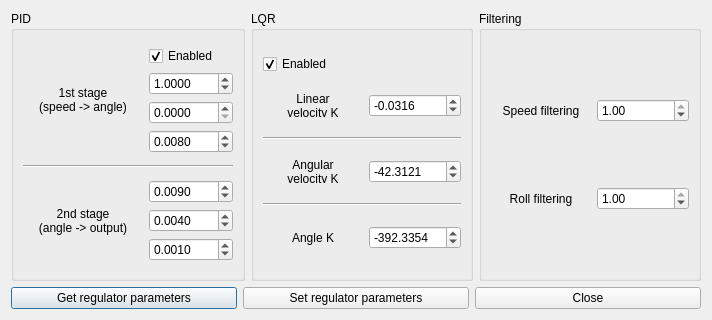
<?xml version="1.0" encoding="UTF-8"?>
<ui version="4.0">
 <class>RegulatorSettingsDialog</class>
 <widget class="QDialog" name="RegulatorSettingsDialog">
  <property name="geometry">
   <rect>
    <x>0</x>
    <y>0</y>
    <width>712</width>
    <height>320</height>
   </rect>
  </property>
  <property name="windowTitle">
   <string>RysRemote - Regulator Settings</string>
  </property>
  <layout class="QVBoxLayout" name="verticalLayout">
   <item>
    <layout class="QHBoxLayout" name="horizontalLayout_2">
     <item>
      <widget class="QGroupBox" name="pidGroupBox">
       <property name="title">
        <string>PID</string>
       </property>
       <layout class="QVBoxLayout" name="verticalLayout_5">
        <item>
         <layout class="QHBoxLayout" name="pidStage1HorizontalLayout">
          <item>
           <widget class="QLabel" name="pidSpeedStageLabel">
            <property name="minimumSize">
             <size>
              <width>120</width>
              <height>40</height>
             </size>
            </property>
            <property name="text">
             <string>1st stage
(speed -&gt; angle)</string>
            </property>
            <property name="alignment">
             <set>Qt::AlignCenter</set>
            </property>
           </widget>
          </item>
          <item>
           <layout class="QVBoxLayout" name="pidSpeedVerticalLayout">
            <item>
             <widget class="QCheckBox" name="pidSpeedStageEnabledCheckBox">
              <property name="text">
               <string>Enabled</string>
              </property>
              <property name="checked">
               <bool>true</bool>
              </property>
             </widget>
            </item>
            <item>
             <widget class="QDoubleSpinBox" name="pidSpeedKpSpinBox">
              <property name="minimumSize">
               <size>
                <width>80</width>
                <height>0</height>
               </size>
              </property>
              <property name="decimals">
               <number>4</number>
              </property>
              <property name="maximum">
               <double>100.000000000000000</double>
              </property>
              <property name="singleStep">
               <double>0.000100000000000</double>
              </property>
              <property name="value">
               <double>1.000000000000000</double>
              </property>
             </widget>
            </item>
            <item>
             <widget class="QDoubleSpinBox" name="pidSpeedKiSpinBox">
              <property name="minimumSize">
               <size>
                <width>80</width>
                <height>0</height>
               </size>
              </property>
              <property name="decimals">
               <number>4</number>
              </property>
              <property name="maximum">
               <double>100.000000000000000</double>
              </property>
              <property name="singleStep">
               <double>0.000100000000000</double>
              </property>
              <property name="value">
               <double>0.000000000000000</double>
              </property>
             </widget>
            </item>
            <item>
             <widget class="QDoubleSpinBox" name="pidSpeedKdSpinBox">
              <property name="minimumSize">
               <size>
                <width>80</width>
                <height>0</height>
               </size>
              </property>
              <property name="decimals">
               <number>4</number>
              </property>
              <property name="maximum">
               <double>1000.000000000000000</double>
              </property>
              <property name="singleStep">
               <double>0.000000000000000</double>
              </property>
              <property name="value">
               <double>0.008000000000000</double>
              </property>
             </widget>
            </item>
           </layout>
          </item>
         </layout>
        </item>
        <item>
         <widget class="Line" name="line">
          <property name="orientation">
           <enum>Qt::Horizontal</enum>
          </property>
         </widget>
        </item>
        <item>
         <layout class="QHBoxLayout" name="pidStage2HorizontalLayout">
          <item>
           <widget class="QLabel" name="pidAngleStageLabel">
            <property name="minimumSize">
             <size>
              <width>120</width>
              <height>40</height>
             </size>
            </property>
            <property name="text">
             <string>2nd stage
(angle -&gt; output)</string>
            </property>
            <property name="alignment">
             <set>Qt::AlignCenter</set>
            </property>
           </widget>
          </item>
          <item>
           <layout class="QVBoxLayout" name="pidAngleVerticalLayout">
            <item>
             <widget class="QDoubleSpinBox" name="pidAngleKpSpinBox">
              <property name="minimumSize">
               <size>
                <width>80</width>
                <height>0</height>
               </size>
              </property>
              <property name="decimals">
               <number>4</number>
              </property>
              <property name="maximum">
               <double>1000.000000000000000</double>
              </property>
              <property name="value">
               <double>0.009000000000000</double>
              </property>
             </widget>
            </item>
            <item>
             <widget class="QDoubleSpinBox" name="pidAngleKiSpinBox">
              <property name="minimumSize">
               <size>
                <width>80</width>
                <height>0</height>
               </size>
              </property>
              <property name="decimals">
               <number>4</number>
              </property>
              <property name="maximum">
               <double>1000.000000000000000</double>
              </property>
              <property name="value">
               <double>0.004000000000000</double>
              </property>
             </widget>
            </item>
            <item>
             <widget class="QDoubleSpinBox" name="pidAngleKdSpinBox">
              <property name="minimumSize">
               <size>
                <width>80</width>
                <height>0</height>
               </size>
              </property>
              <property name="decimals">
               <number>4</number>
              </property>
              <property name="maximum">
               <double>1000.000000000000000</double>
              </property>
              <property name="value">
               <double>0.001000000000000</double>
              </property>
             </widget>
            </item>
           </layout>
          </item>
         </layout>
        </item>
       </layout>
      </widget>
     </item>
     <item>
      <widget class="QGroupBox" name="lqrGroupBox">
       <property name="title">
        <string>LQR</string>
       </property>
       <layout class="QVBoxLayout" name="verticalLayout_8">
        <item>
         <widget class="QCheckBox" name="lqrEnabledCheckBox">
          <property name="text">
           <string>Enabled</string>
          </property>
          <property name="checked">
           <bool>true</bool>
          </property>
         </widget>
        </item>
        <item>
         <layout class="QHBoxLayout" name="lqrLinearVelocityKHorizontalLayout">
          <item>
           <widget class="QLabel" name="lqrLinearVelocityKLabel">
            <property name="minimumSize">
             <size>
              <width>100</width>
              <height>20</height>
             </size>
            </property>
            <property name="text">
             <string>Linear
velocity K</string>
            </property>
            <property name="alignment">
             <set>Qt::AlignCenter</set>
            </property>
           </widget>
          </item>
          <item>
           <widget class="QDoubleSpinBox" name="lqrLinearVelocityKSpinBox">
            <property name="minimumSize">
             <size>
              <width>90</width>
              <height>0</height>
             </size>
            </property>
            <property name="decimals">
             <number>4</number>
            </property>
            <property name="minimum">
             <double>-9999.000000000000000</double>
            </property>
            <property name="maximum">
             <double>9999.000000000000000</double>
            </property>
            <property name="singleStep">
             <double>0.001000000000000</double>
            </property>
            <property name="value">
             <double>-0.031600000000000</double>
            </property>
           </widget>
          </item>
         </layout>
        </item>
        <item>
         <widget class="Line" name="line_9">
          <property name="orientation">
           <enum>Qt::Horizontal</enum>
          </property>
         </widget>
        </item>
        <item>
         <layout class="QHBoxLayout" name="lqrAngularVelocityKHorizontalLayout">
          <item>
           <widget class="QLabel" name="lqrAngularVelocityKLabel">
            <property name="minimumSize">
             <size>
              <width>100</width>
              <height>20</height>
             </size>
            </property>
            <property name="text">
             <string>Angular
velocity K</string>
            </property>
            <property name="alignment">
             <set>Qt::AlignCenter</set>
            </property>
           </widget>
          </item>
          <item>
           <widget class="QDoubleSpinBox" name="lqrAngularVelocityKSpinBox">
            <property name="minimumSize">
             <size>
              <width>90</width>
              <height>0</height>
             </size>
            </property>
            <property name="decimals">
             <number>4</number>
            </property>
            <property name="minimum">
             <double>-9999.000000000000000</double>
            </property>
            <property name="maximum">
             <double>9999.000000000000000</double>
            </property>
            <property name="singleStep">
             <double>0.001000000000000</double>
            </property>
            <property name="value">
             <double>-42.312100000000001</double>
            </property>
           </widget>
          </item>
         </layout>
        </item>
        <item>
         <widget class="Line" name="line_3">
          <property name="orientation">
           <enum>Qt::Horizontal</enum>
          </property>
         </widget>
        </item>
        <item>
         <layout class="QHBoxLayout" name="lqrAngleKHorizontalLayout">
          <item>
           <widget class="QLabel" name="lqrAngleKLabel">
            <property name="minimumSize">
             <size>
              <width>100</width>
              <height>20</height>
             </size>
            </property>
            <property name="text">
             <string>Angle K</string>
            </property>
            <property name="alignment">
             <set>Qt::AlignCenter</set>
            </property>
           </widget>
          </item>
          <item>
           <widget class="QDoubleSpinBox" name="lqrAngleKSpinBox">
            <property name="minimumSize">
             <size>
              <width>90</width>
              <height>0</height>
             </size>
            </property>
            <property name="decimals">
             <number>4</number>
            </property>
            <property name="minimum">
             <double>-9999.000000000000000</double>
            </property>
            <property name="maximum">
             <double>9999.000000000000000</double>
            </property>
            <property name="singleStep">
             <double>0.001000000000000</double>
            </property>
            <property name="value">
             <double>-392.335399999999993</double>
            </property>
           </widget>
          </item>
         </layout>
        </item>
       </layout>
      </widget>
     </item>
     <item>
      <widget class="QGroupBox" name="regulatorControlGroupBox">
       <property name="title">
        <string>Filtering</string>
       </property>
       <layout class="QVBoxLayout" name="verticalLayout_9">
        <item>
         <layout class="QHBoxLayout" name="speedFilteringHorizontalLayout">
          <item>
           <widget class="QLabel" name="speedFilteringLabel">
            <property name="minimumSize">
             <size>
              <width>100</width>
              <height>20</height>
             </size>
            </property>
            <property name="text">
             <string>Speed filtering</string>
            </property>
            <property name="alignment">
             <set>Qt::AlignCenter</set>
            </property>
           </widget>
          </item>
          <item>
           <widget class="QDoubleSpinBox" name="speedFilteringSpinBox">
            <property name="minimumSize">
             <size>
              <width>70</width>
              <height>0</height>
             </size>
            </property>
            <property name="decimals">
             <number>2</number>
            </property>
            <property name="maximum">
             <double>1.000000000000000</double>
            </property>
            <property name="singleStep">
             <double>0.010000000000000</double>
            </property>
            <property name="value">
             <double>1.000000000000000</double>
            </property>
           </widget>
          </item>
         </layout>
        </item>
        <item>
         <layout class="QHBoxLayout" name="rollFilteringHorizontalLayout">
          <item>
           <widget class="QLabel" name="rollFilteringLabel">
            <property name="minimumSize">
             <size>
              <width>100</width>
              <height>20</height>
             </size>
            </property>
            <property name="text">
             <string>Roll filtering</string>
            </property>
            <property name="alignment">
             <set>Qt::AlignCenter</set>
            </property>
           </widget>
          </item>
          <item>
           <widget class="QDoubleSpinBox" name="rollFilteringSpinBox">
            <property name="minimumSize">
             <size>
              <width>70</width>
              <height>0</height>
             </size>
            </property>
            <property name="decimals">
             <number>2</number>
            </property>
            <property name="maximum">
             <double>1.000000000000000</double>
            </property>
            <property name="singleStep">
             <double>0.010000000000000</double>
            </property>
            <property name="value">
             <double>1.000000000000000</double>
            </property>
           </widget>
          </item>
         </layout>
        </item>
       </layout>
      </widget>
     </item>
    </layout>
   </item>
   <item>
    <layout class="QHBoxLayout" name="horizontalLayout">
     <item>
      <widget class="QPushButton" name="getRegulatorParametersButton">
       <property name="text">
        <string>Get regulator parameters</string>
       </property>
      </widget>
     </item>
     <item>
      <widget class="QPushButton" name="setRegulatorParametersButton">
       <property name="text">
        <string>Set regulator parameters</string>
       </property>
      </widget>
     </item>
     <item>
      <widget class="QPushButton" name="closeButton">
       <property name="text">
        <string>Close</string>
       </property>
      </widget>
     </item>
    </layout>
   </item>
  </layout>
 </widget>
 <resources/>
 <connections>
  <connection>
   <sender>closeButton</sender>
   <signal>released()</signal>
   <receiver>RegulatorSettingsDialog</receiver>
   <slot>accept()</slot>
   <hints>
    <hint type="sourcelabel">
     <x>570</x>
     <y>300</y>
    </hint>
    <hint type="destinationlabel">
     <x>276</x>
     <y>0</y>
    </hint>
   </hints>
  </connection>
 </connections>
</ui>
